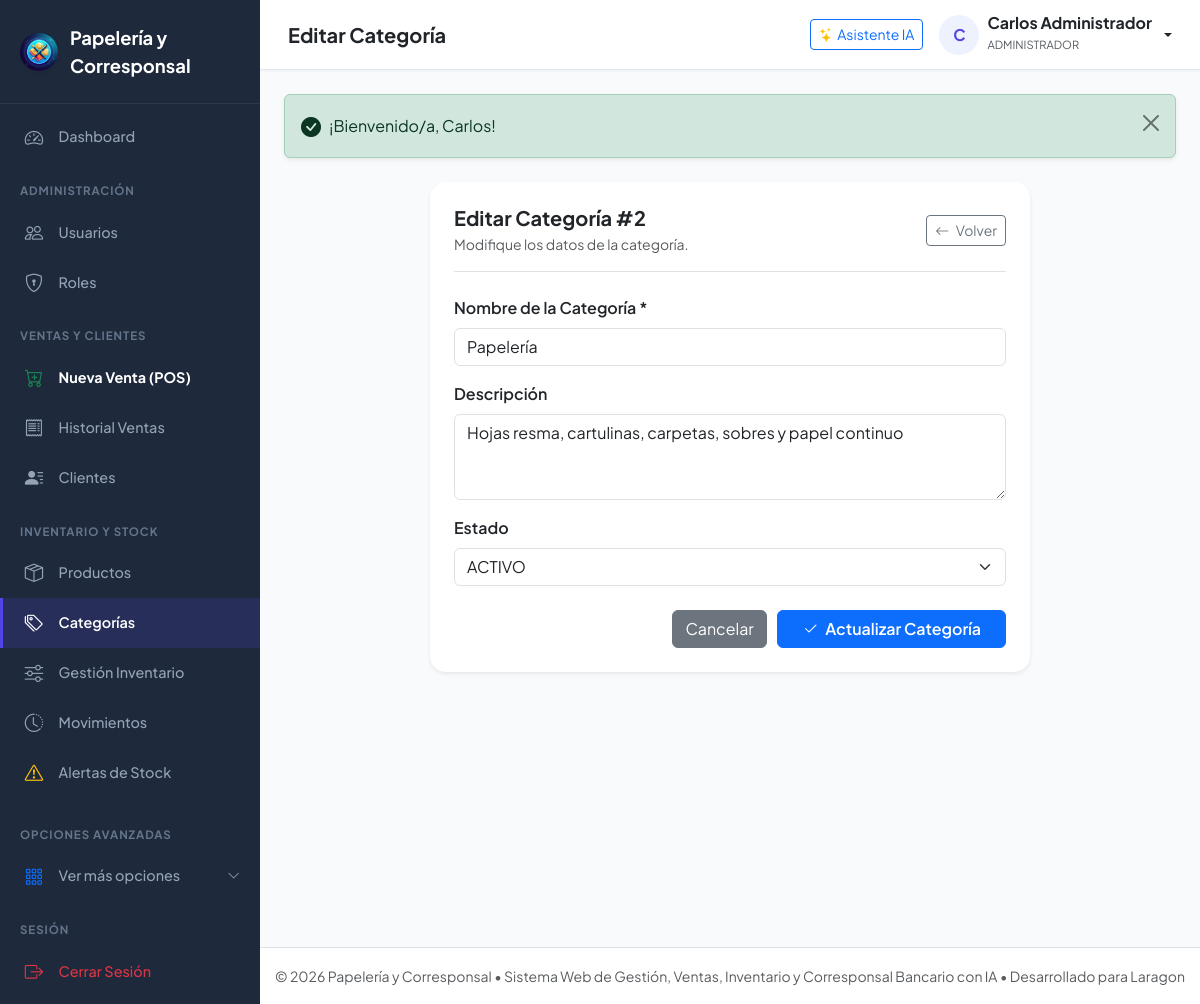
Page /Public/categorias/edit?id=2 (signed in) on the committed database.
### tables this page shows
CREATE TABLE IF NOT EXISTS `categoria` (
    `id_categoria` INT AUTO_INCREMENT PRIMARY KEY,
    `nombre` VARCHAR(100) NOT NULL UNIQUE,
    `descripcion` VARCHAR(255) NULL,
    `estado` ENUM('ACTIVO','INACTIVO') NOT NULL DEFAULT 'ACTIVO'
);

### Controllers/CategoriaController.php (called while the page is built, shortened)
<?php
require_once __DIR__ . '/../Models/Categoria.php';
class CategoriaController {
    private Categoria $categoriaModel;
    public function __construct() {
        $this->categoriaModel = new Categoria();
    }
    public function edit(int $id): void {
        $categoria = $this->categoriaModel->getById($id);
        require_once VIEWS_PATH . '/Categorias/edit.php';
    }
}

### Public/index.php (called while the page is built, shortened)
<?php
require_once __DIR__ . '/../Config/config.php';
Router::resolve();

### Config/config.php (called while the page is built, shortened)
<?php
function env($key, $default = null) {
    $value = getenv($key);
    return $value;
}
function url($path = '') {
    $path = ltrim($path, '/');
    return BASE_URL . ($path ? '/' . $path : '');
}
function sanitize($data) {
    return htmlspecialchars(trim((string)$data), ENT_QUOTES, 'UTF-8');
}

### Config/database.php (called while the page is built, shortened)
<?php
require_once __DIR__ . '/config.php';
class Database {
    private static ?PDO $instance = null;
    public static function getConnection(): PDO {
        if (self::$instance === null) {
            $host = env('DB_HOST', '127.0.0.1');
            $port = env('DB_PORT', '3306');
            $dbName = env('DB_DATABASE', 'papeleria_corresponsal');
            $username = env('DB_USERNAME', 'root');
            $password = env('DB_PASSWORD', '');
            $dsn = "mysql:host={$host};port={$port};dbname={$dbName};charset=utf8mb4";
            $options = [
                PDO::ATTR_ERRMODE            => PDO::ERRMODE_EXCEPTION,
                PDO::ATTR_DEFAULT_FETCH_MODE => PDO::FETCH_ASSOC,
                PDO::ATTR_EMULATE_PREPARES   => false,
                PDO::MYSQL_ATTR_INIT_COMMAND => "SET NAMES utf8mb4 COLLATE utf8mb4_unicode_ci"
            ];
            try {
                self::$instance = new PDO($dsn, $username, $password, $options);
            } catch (PDOException $e) {
                try {
                    $dsnNoDb = "mysql:host={$host};port={$port};charset=utf8mb4";
                    return new PDO($dsnNoDb, $username, $password, $options);
                } catch (PDOException $ex) {
                    die("Error crítico de conexión a la base de datos en Laragon: " . $ex->getMessage());
                }
            }
        }
        return self::$instance;
    }
}

### models/Categoria.php (called while the page is built, shortened)
<?php
require_once __DIR__ . '/../Config/database.php';
class Categoria {
    private PDO $db;
    public function __construct() {
        $this->db = Database::getConnection();
    }
    public function getById(int $id): ?array {
        $stmt = $this->db->prepare("SELECT * FROM categoria WHERE id_categoria = :id LIMIT 1");
        $stmt->execute(['id' => $id]);
        $cat = $stmt->fetch();
        return $cat ?: null;
    }
}

### Views/Categorias/edit.php (the view, shortened to what this page needs)
<?php
require_once VIEWS_PATH . '/Layouts/header.php';
?>
<div class="card shadow-sm border-0 rounded-4 p-4 mx-auto" style="max-width: 600px;">
    <div class="d-flex align-items-center justify-content-between mb-4 border-bottom pb-3">
        <div>
            <h5 class="fw-bold mb-1">Editar Categoría #<?= $categoria['id_categoria'] ?></h5>
            <p class="text-muted small mb-0">Modifique los datos de la categoría.</p>
        </div>
        <a href="<?= url('categorias') ?>" class="btn btn-outline-secondary btn-sm">
            <i class="bi bi-arrow-left me-1"></i> Volver
        </a>
    </div>
    <form action="<?= url('categorias/update?id=' . $categoria['id_categoria']) ?>" method="POST">
        <div class="mb-3">
            <label for="nombre" class="form-label fw-semibold">Nombre de la Categoría *</label>
            <input type="text" class="form-control" id="nombre" name="nombre" value="<?= sanitize($categoria['nombre']) ?>" required>
        </div>
        <div class="mb-3">
            <label for="descripcion" class="form-label fw-semibold">Descripción</label>
            <textarea class="form-control" id="descripcion" name="descripcion" rows="3"><?= sanitize($categoria['descripcion'] ?? '') ?></textarea>
        </div>
        <div class="mb-4">
            <label for="estado" class="form-label fw-semibold">Estado</label>
            <select class="form-select" id="estado" name="estado">
                <option value="ACTIVO" <?= $categoria['estado'] === 'ACTIVO' ? 'selected' : '' ?>>ACTIVO</option>
            </select>
        </div>
        <div class="text-end">
            <a href="<?= url('categorias') ?>" class="btn btn-secondary me-2">Cancelar</a>
            <button type="submit" class="btn btn-primary px-4 fw-semibold">
                <i class="bi bi-check2 me-1"></i> Actualizar Categoría
            </button>
        </div>
    </form>
</div>
<?php require_once VIEWS_PATH . '/Layouts/footer.php'; ?>

### Public/css/style.css (style rules this page uses)
:root { --primary-color: #4f46e5; --primary-hover: #4338ca; --primary-light: #eef2ff; --secondary-color: #0ea5e9; --success-color: #10b981; --warning-color: #f59e0b; --danger-color: #ef4444; --dark-bg: #0f172a; --sidebar-bg: #1e293b; --sidebar-hover: #334155; --sidebar-text: #94a3b8; --sidebar-active: #ffffff; --card-bg: #ffffff; --body-bg: #f8fafc; --border-color: #e2e8f0; --text-main: #1e293b; --text-muted: #64748b; --radius-sm: 8px; --radius-md: 12px; --radius-lg: 16px; --shadow-sm: 0 1px 3px rgba(0,0,0,0.05); --shadow-md: 0 4px 6px -1px rgba(0,0,0,0.07), 0 2px 4px -2px rgba(0,0,0,0.05); --shadow-lg: 0 10px 15px -3px rgba(0,0,0,0.08), 0 4px 6px -4px rgba(0,0,0,0.04); }
body { font-family: 'Plus Jakarta Sans', 'Inter', -apple-system, BlinkMacSystemFont, 'Segoe UI', Roboto, sans-serif; background-color: var(--body-bg); color: var(--text-main); min-height: 100vh; display: flex; flex-direction: column; }

### rows in the picture
categoria: id_categoria "2", nombre "Papelería", descripcion "Hojas resma, cartulinas, carpetas, sobres y papel continuo", estado "ACTIVO"

### other values in the picture
APP_NAME "Papelería y Corresponsal"
$pageTitle "Editar Categoría"
substr($_SESSION['user_name'] ?? 'U', 0, 1) "C"
$_SESSION['user_name'] "Carlos Administrador"
$_SESSION['user_role'] "ADMINISTRADOR"
$flash['message'] "¡Bienvenido/a, Carlos!"
